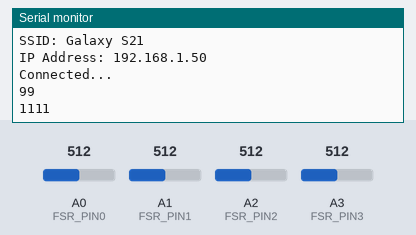
A sketch run on a simulated Arduino MKR. Shown: the last lines printed to the serial monitor. The inputs (shaded band) are chosen by the test bench; at power-on: A0 (FSR_PIN0) = 512, A1 (FSR_PIN1) = 512, A2 (FSR_PIN2) = 512, A3 (FSR_PIN3) = 512. WiFi joins after 1.5 s; servers stay silent unless stated; uploads are accepted with an empty reply.

Above: at 2.7 s.
2.8 s: A0 (FSR_PIN0) set to 90
At 4.2 s:
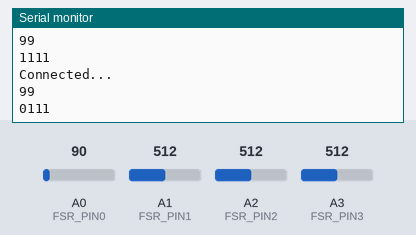
4.3 s: A1 (FSR_PIN1) set to 90
At 5.7 s:
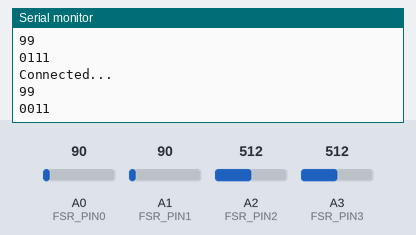
5.8 s: A2 (FSR_PIN2) set to 90
At 7.1 s:
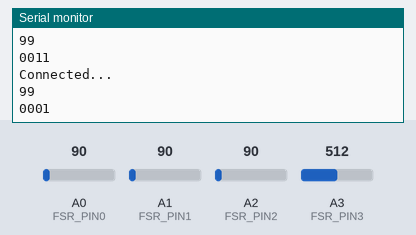
7.3 s: A3 (FSR_PIN3) set to 90
At 8.6 s:
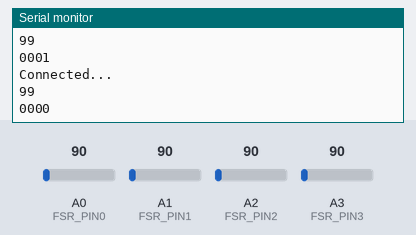
8.8 s: A0 (FSR_PIN0) set to 306
At 9.9 s:
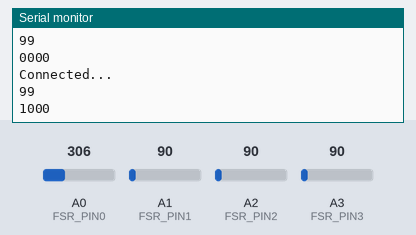
10.3 s: A1 (FSR_PIN1) set to 306
At 12.5 s:
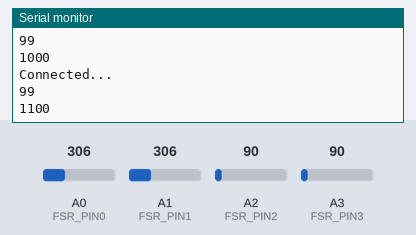
Timing chart, 0 to 12.8 s (numbered marks = the images above; inputs shaded):
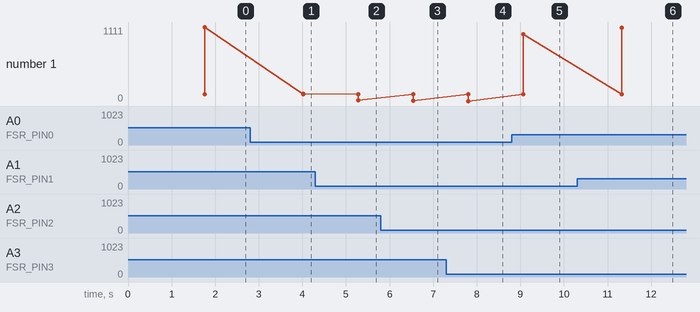

The sketch:

check_seat.ino
```cpp
#include <WiFiNINA.h>

char ssid[] = "Galaxy S21";
char pass[] = "12345678910";
int status = WL_IDLE_STATUS;
char server[] = "220.69.208.171";
WiFiClient client;

const int FSR_PIN0 = A0;
const int FSR_PIN1 = A1;
const int FSR_PIN2 = A2;
const int FSR_PIN3 = A3;

const float VCC = 4.98;
const float R_DIV = 3230.0;

int seat[4] = {0, 0, 0, 0};
int current[4] = {0, 0, 0, 0};

boolean array_cmp(int *a, int *b) {
  for (int n = 0; n < 4; n++) {
    if (a[n] != b[n]) return false;
  }
  return true;
}

// sql전송
void send_sql() {
  int sum = current[0] + current[1] + current[2] + current[3];
  if (client.connect(server, 80)) {
    Serial.println("Connected...");
    client.print("GET /wifitest.php?temp=");
    client.print(sum);
    client.println(" HTTP/1.1");
    client.println("Host: 220.69.208.171");
    client.println("Connection: close");
    client.println();
  }
  else {
    Serial.println("UnConnected...");
  }

  if (client.connected()) {
    client.stop();
  }
  Serial.println(99);
}

void setup()
{
  // 센서 인식 설정
  Serial.begin(9600);
  pinMode(FSR_PIN0, INPUT);
  pinMode(FSR_PIN1, INPUT);
  pinMode(FSR_PIN2, INPUT);
  pinMode(FSR_PIN3, INPUT);

  // 와이파이 연결
  while (status != WL_CONNECTED) {
    Serial.print("Attempting to connect to Network named: ");
    Serial.println(ssid);
    status = WiFi.begin(ssid, pass);
    if (status == WL_CONNECTED) break;
    delay(10000);
  }
  Serial.print("SSID: ");
  Serial.println(WiFi.SSID());
  IPAddress ip = WiFi.localIP();
  IPAddress gateway = WiFi.gatewayIP();
  Serial.print("IP Address: ");
  Serial.println(ip);

}

void loop()
{
  int fsrADC0 = analogRead(FSR_PIN0);
  int fsrADC1 = analogRead(FSR_PIN1);
  int fsrADC2 = analogRead(FSR_PIN2);
  int fsrADC3 = analogRead(FSR_PIN3);

  float fsrV0 = fsrADC0 * VCC / 1023.0;
  float fsrV1 = fsrADC1 * VCC / 1023.0;
  float fsrV2 = fsrADC2 * VCC / 1023.0;
  float fsrV3 = fsrADC3 * VCC / 1023.0;

  float fsrR0 = R_DIV * (VCC / fsrV0 - 1.0);
  float fsrR1 = R_DIV * (VCC / fsrV1 - 1.0);
  float fsrR2 = R_DIV * (VCC / fsrV2 - 1.0);
  float fsrR3 = R_DIV * (VCC / fsrV3 - 1.0);

  float force0;
  float force1;
  float force2;
  float force3;

  float fsrG0 = 1.0 / fsrR0;
  float fsrG1 = 1.0 / fsrR1;
  float fsrG2 = 1.0 / fsrR2;
  float fsrG3 = 1.0 / fsrR3;

  if (fsrR0 <= 600) force0 = (fsrG0 - 0.00075) / 0.00000032639;
  else force0 =  fsrG0 / 0.000000642857;
  if (fsrR1 <= 600) force1 = (fsrG1 - 0.00075) / 0.00000032639;
  else force1 =  fsrG1 / 0.000000642857;
  if (fsrR2 <= 600) force2 = (fsrG2 - 0.00075) / 0.00000032639;
  else force2 =  fsrG2 / 0.000000642857;
  if (fsrR3 <= 600) force3 = (fsrG3 - 0.00075) / 0.00000032639;
  else force3 =  fsrG3 / 0.000000642857;

  //    Serial.println("Force0: " + String(force0) + " g");
  //    Serial.println("Force1: " + String(force1) + " g");
  //    Serial.println("Force2: " + String(force2) + " g");
  //    Serial.println("Force3: " + String(force3) + " g");
  //    Serial.println();

  seat[0] = (force0 > 100) ? 1 : 0;
  seat[1] = (force1 > 100) ? 1 : 0;
  seat[2] = (force2 > 100) ? 1 : 0;
  seat[3] = (force3 > 100) ? 1 : 0;

  // 만약에 변화가 생긴다면
  if (!array_cmp(current, seat)) {
    for (int i = 0; i < 4; i++) {
      current[i] = seat[i];
    }
    send_sql();
    Serial.print(seat[0]);
    Serial.print(seat[1]);
    Serial.print(seat[2]);
    Serial.println(seat[3]);
  }

  delay(1000);
}
```

Measured:
- after the input at 2.8 s, the serial monitor: prints a new line after 1.2 s (image 1)
- after the input at 4.3 s, the serial monitor: prints a new line after 0.99 s (image 2)
- after the input at 5.8 s, the serial monitor: prints a new line after 0.75 s (image 3)
- after the input at 7.3 s, the serial monitor: prints a new line after 0.51 s (image 4)
- after the input at 8.8 s, the serial monitor: prints a new line after 0.27 s (image 5)
- after the input at 10.3 s, the serial monitor: prints a new line after 1.0 s (image 6)
- plotted number 1: 1111 → 111 after the input at 2.8 s, 111 → 11 after the input at 4.3 s, 11 → 1 after the input at 5.8 s, 1 → 0 after the input at 7.3 s, 0 → 1000 after the input at 8.8 s
